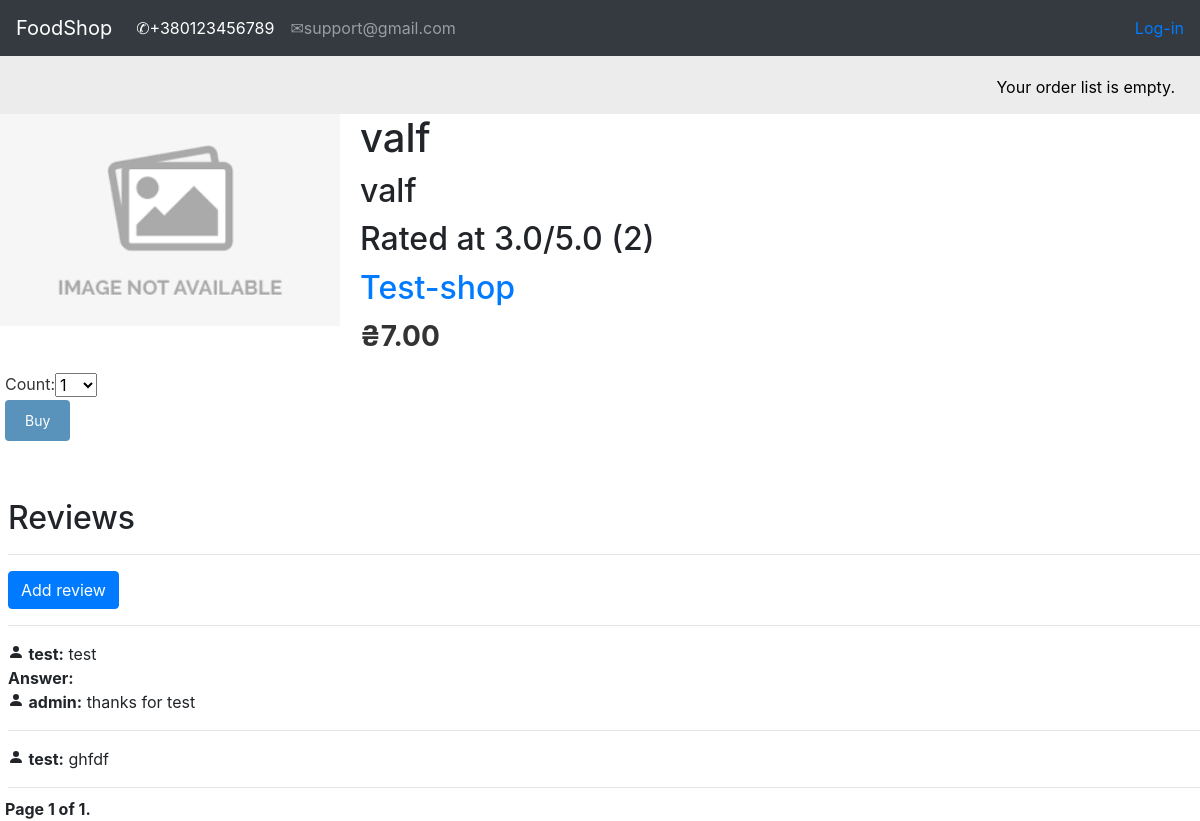
Page /restaurant/product/2/valf/ on the committed database.
### shop/models.py (models this page shows, shortened)
class Product(models.Model):
    shop = models.ForeignKey(Shop, on_delete=models.CASCADE)
    category = models.ForeignKey(Category, on_delete=models.CASCADE)
    name = models.CharField(max_length=150, db_index=True)
    slug = models.SlugField(max_length=150, db_index=True)
    image = models.ImageField(upload_to='image_products/%Y/%d/%m', default='image_products/no_img.png')
    description = models.TextField(blank=True)
    price = models.DecimalField(max_digits=10, decimal_places=2)
    available = models.BooleanField(default=True)
    created = models.DateTimeField(auto_now_add=True)
    updated = models.DateTimeField(auto_now=True)
    objects = ProductManager()
    class Meta:
        ordering = ('-created',)
        index_together = (('id', 'slug'),)
        default_related_name = "products"
    def get_shop_slug(self):
        shop = Shop.objects.get(name=self.shop)
        shop = shop.slug
        return reverse('product_list_by_shop',
                       args=[shop])
    def get_rating(self):
        product = Product.objects.get(id=self.id, slug=self.slug)
        rating = product.reviews.filter(show=True).aggregate(Avg('rating'))
        return rating
    def get_rating_votes(self):
        product = Product.objects.get(id=self.id, slug=self.slug)
        count = product.reviews.filter(show=True).count()
        return count

class Category(models.Model):
    name = models.CharField(max_length=150, db_index=True)
    slug = models.SlugField(max_length=150, db_index=True, unique=True)
    class Meta:
        ordering = ('name',)
        default_related_name = "category"
        verbose_name = "Category"
        verbose_name_plural = "Categories"
    def __str__(self):
        return self.name

class Shop(models.Model):
    owner = models.OneToOneField(settings.AUTH_USER_MODEL, on_delete=models.CASCADE)
    name = models.CharField(max_length=150, db_index=True)
    slug = models.SlugField(max_length=150, db_index=True, unique=True)
    class Meta:
        ordering = ('name',)
        default_related_name = "shop"
    def __str__(self):
        return self.name

class Reviews(models.Model):
    product = models.ForeignKey(Product, on_delete=models.CASCADE, related_name='reviews')
    author = models.ForeignKey(settings.AUTH_USER_MODEL, on_delete=models.CASCADE)
    rating = models.PositiveSmallIntegerField(choices=RATING_CHOICES, null=True, blank=True)
    body = models.TextField()
    show = models.BooleanField(default=False)
    created = models.DateTimeField(auto_now_add=True)
    class Meta:
        ordering = ('created',)
        verbose_name = "Review"
        verbose_name_plural = "Reviews"

class ReviewsAnswer(models.Model):
    review = models.ForeignKey(Reviews, on_delete=models.CASCADE, related_name='answers')
    author = models.ForeignKey(settings.AUTH_USER_MODEL, on_delete=models.CASCADE, default='admin')
    body = models.TextField()
    created = models.DateTimeField(auto_now_add=True)
    class Meta:
        ordering = ('created',)

### shop/views.py (the view)
# urls.py: path('restaurant/product/<int:id>/<slug:slug>/', views.product_detail, name='product_detail'),
def product_detail(request, id, slug):
    product = Product.objects.get(id=id, slug=slug)
    orderlist_form = OrderListAddProductForm()
    reviews = product.reviews.filter(show=True)
    answers = ReviewsAnswer.objects.filter(review__in=reviews)
    paginator = Paginator(reviews, 5)
    page = request.GET.get('page')
    try:
        objects = paginator.page(page)
    except PageNotAnInteger:
        objects = paginator.page(1)
    except EmptyPage:
        objects = paginator.page(paginator.num_pages)
    new_review = None
    if request.method == "POST":
        reviews_form = ReviewsForm(request.POST)
        if reviews_form.is_valid() and request.user.is_authenticated:
            new_review = reviews_form.save(commit=False)
            new_review.product = product
            new_review.author = request.user
            new_review.save()
            reviews_form = ReviewsForm()
            messages.success(request, 'Your review has been successfully submitted for review')
            return HttpResponseRedirect(request.path)
        else:
            return redirect(LOGIN_URL)
    else:
        reviews_form = ReviewsForm()
    return render(request, 'shop/product_detail.html',
                  {'product': product,
                   'orderlist_form': orderlist_form,
                   'reviews': objects,
                   'answers': answers,
                   'new_review': new_review,
                   'reviews_form': reviews_form})

### orderlist/forms.py
class OrderListAddProductForm(forms.Form):
    count = forms.TypedChoiceField(choices=PRODUCT_COUNT_CHOICES, coerce=int)
    update = forms.BooleanField(required=False, initial=False, widget=forms.HiddenInput)

### shop/forms.py
class ReviewsForm(forms.ModelForm):
    class Meta:
        model = Reviews
        fields = ['rating', 'body']
        labels = {
            'body': "Your review",
            'rating': "Your rating",
        }

### orderlist/context_processors.py (called while the page is built)
def orderlist(request):
    return {'orderlist': OrderList(request)}

### orderlist/orderlist.py (called while the page is built)
    def __len__(self):
        return sum(item['count'] for item in self.orderlist.values())

### templates/shop/product_detail.html (shortened to what this page needs)
{% extends 'shop/base.html' %}
{% load static %}
{% block context %}
  <div class="product-detail">
    <img src="{{ product.image.url }}">
    <h1>{{ product.name }}</h1>
    <h2>{{ product.category }}</h2>
    {% if product.get_rating.rating__avg %}<h2>Rated at {{ product.get_rating.rating__avg }}/5.0
                                                        ({{ product.get_rating_votes }})</h2>{% else %}
        <h2>Not yet rated</h2>{% endif %}
    <h2><a href="{{ product.get_shop_slug }}">{{ product.shop }}</a></h2>
    <p class="price">₴{{ product.price }}</p>
    <form action="{% url 'orderlist:orderlist_add' product.id %}" method="post">
    {{ orderlist_form }}
    <input type="submit" value="Buy">
</form>
  </div>
<div class="reviews mt-5 pl-2">
<h2>Reviews</h2>
    <hr />
    <button class="btn btn-primary" id="SendBtn" onclick="showFormReview()">Add review</button><hr />
    <div class="reviews-list pb-2">
        {% if reviews %}
        {% for review in reviews %}
            <div>
                <p>
                    <svg width="1em" height="1em" viewBox="0 0 16 16" class="bi bi-person-fill" fill="currentColor" xmlns="http://www.w3.org/2000/svg">
                    <path fill-rule="evenodd" d="M3 14s-1 0-1-1 1-4 6-4 6 3 6 4-1 1-1 1H3zm5-6a3 3 0 1 0 0-6 3 3 0 0 0 0 6z"/>
                    </svg>
                <b>{{ review.author }}:</b> {{ review.body }}
                {% for answer in answers %}
                    {% if answer.id == review.id %}
                        <br /><b>Answer:</b> <br />
                            <svg width="1em" height="1em" viewBox="0 0 16 16" class="bi bi-person-fill" fill="currentColor" xmlns="http://www.w3.org/2000/svg">
                            <path fill-rule="evenodd" d="M3 14s-1 0-1-1 1-4 6-4 6 3 6 4-1 1-1 1H3zm5-6a3 3 0 1 0 0-6 3 3 0 0 0 0 6z"/>
                            </svg>
                        <b>{{ answer.author }}:</b> {{ answer.body }}
                        </p>
                    {% endif %}
                {% endfor %}
                <hr>
            </div>
        {% endfor %}
        {% else %}
            <span style="font-size: 26px; font-weight: 600; font-style: italic">Sorry, there are no reviews here yet</span>
        {% endif %}
    </div>
</div>
    {% include 'pagination/pagination.html' with page=reviews %}
{% endblock %}

### static/css/style.css (style rules this page uses)
html { overflow-x: hidden; }
.product-detail { text-align:justify; }
.product-detail .price { color:#333; font-size:28px; font-weight:bold; }
.product-detail img { width:30%; float:left; padding:0 20px 20px 0; }
.product-detail h1 { margin-bottom:0; }
.product-detail h2 { margin-top:10px; }
a.button, input[type="submit"] { color:#fff; background:#5993bb; border-radius:4px; padding:10px 20px; font-size:14px; border:0; }
form { overflow:auto; margin-left: 5px; }
label { float:left; clear:both; color:#333; margin-bottom:4px; margin-top: -1px; }
input, textarea { clear:both; float:left; margin:0 0 10px; background:#efefef; border:0; padding:6px 10px; font-size:14px; }

### rows in the picture
Product: image (placeholder picture), name "valf", category "valf", get_rating.rating__avg "3.0", get_rating_votes "2", shop "Test-shop", price "7.00"
Reviews: author "test", body "test"
ReviewsAnswer: author "admin", body "thanks for test"
Reviews: author "test", body "ghfdf"

### other values in the picture
{{ page.number }} "1"
{{ page.paginator.num_pages }} "1"
